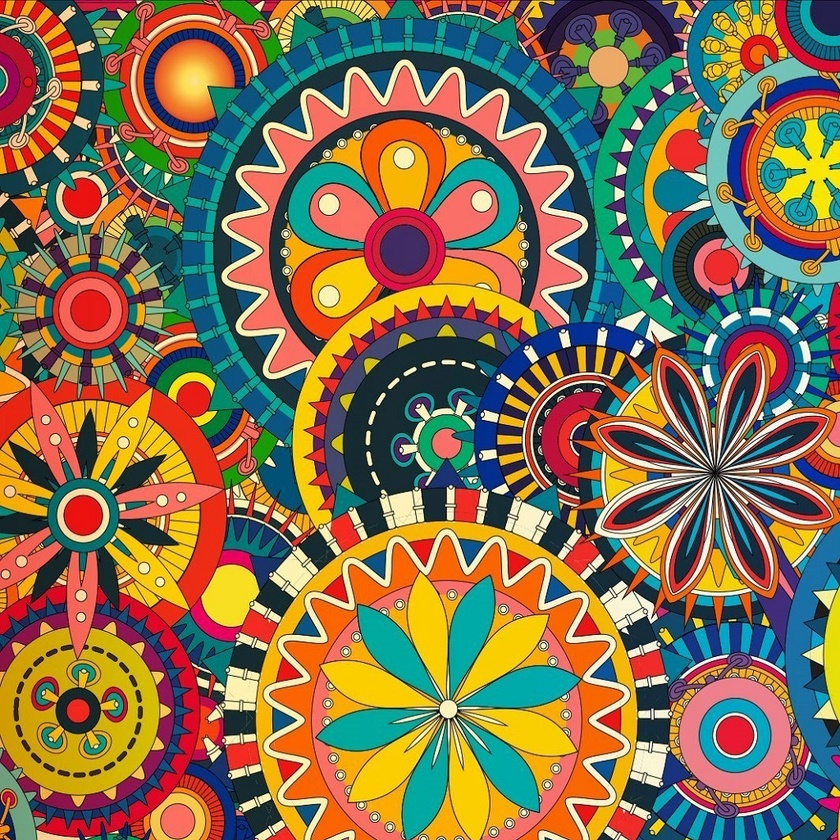
#> input picture images/hello.jpg, 840 x 840 px, shrunk from 1024 x 1024 before the run, found by its file name
$ python haar.py   (older library calls are emulated)
#> lines starting #> are read from the running program, lines starting #| are printed output that depends on the picture
# importing required libraries
import mahotas
import numpy as np
from pylab import imshow, show
import os


# loading image
img = mahotas.imread('hello.jpg')
#> img is the input picture: shape (840, 840, 3); mean R, G, B 133, 112.2, 81.4

# filtering image
img = img[:, :, 0]
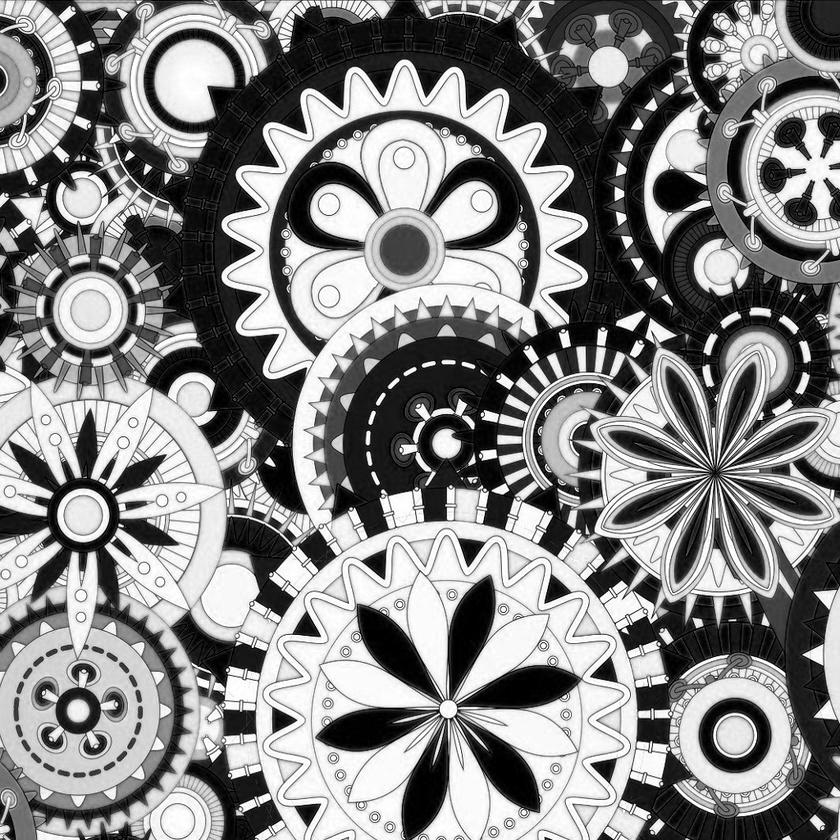
#> img: shape (840, 840); min 0, max 255, mean 133
# showing image
print("Image")

imshow(img)
show()

# haar transform
#> (the run stopped early here; a loop or call above may not have finished)
